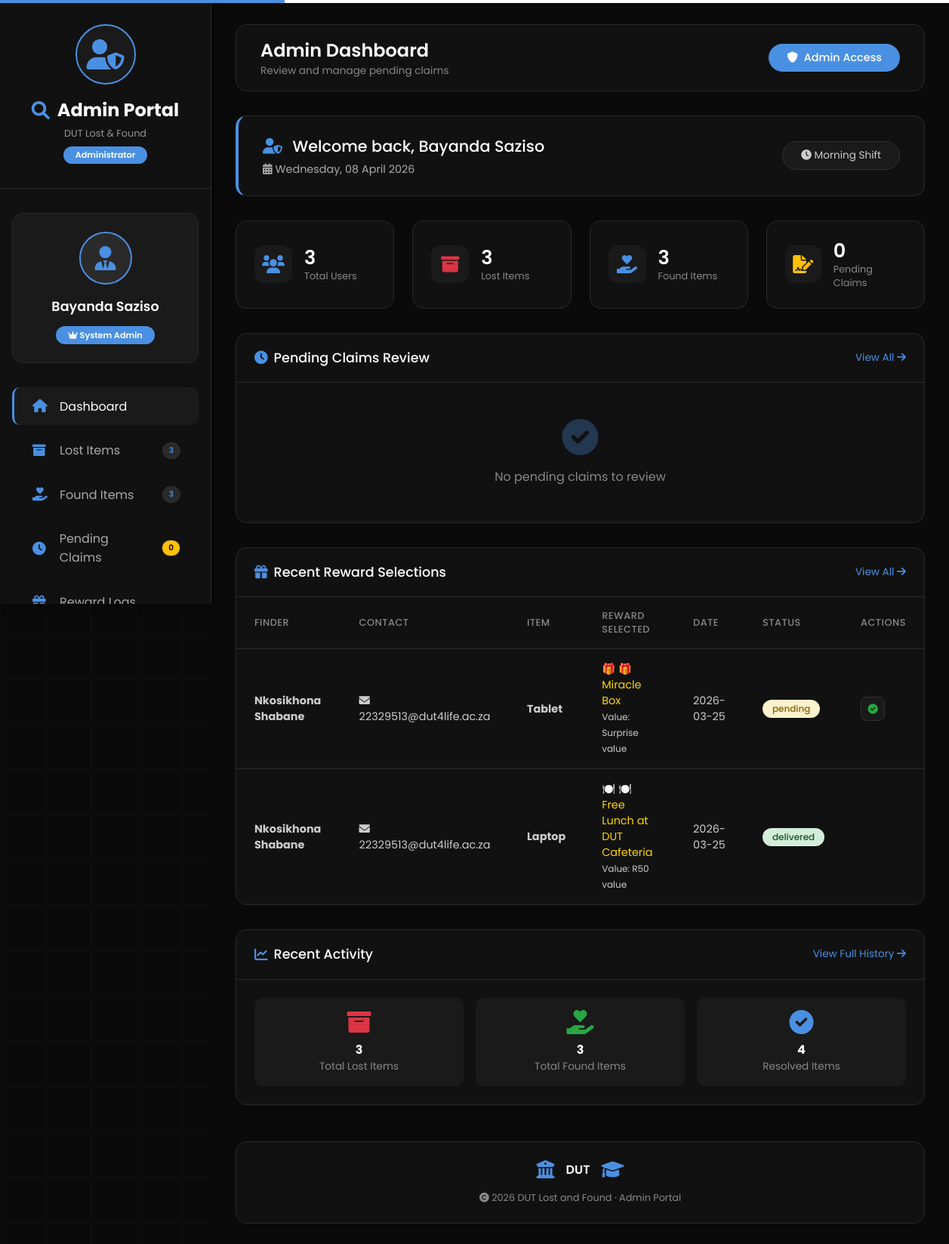
Screenshot of /admin/dashboard (signed in) with the database file from the repository.
### tables this page shows
CREATE TABLE admin_reward_log
                 (id INTEGER PRIMARY KEY AUTOINCREMENT,
                  claim_id INTEGER NOT NULL,
                  finder_id INTEGER NOT NULL,
                  finder_name TEXT NOT NULL,
                  item_name TEXT NOT NULL,
                  reward_type TEXT NOT NULL,
                  reward_value TEXT NOT NULL,
                  selected_at TIMESTAMP NOT NULL,
                  status TEXT DEFAULT 'pending',
                  delivered_at TIMESTAMP,
                  FOREIGN KEY (claim_id) REFERENCES claims(id),
                  FOREIGN KEY (finder_id) REFERENCES users(id));

CREATE TABLE users
                 (id INTEGER PRIMARY KEY AUTOINCREMENT,
                  student_number TEXT UNIQUE NOT NULL,
                  full_name TEXT NOT NULL,
                  email TEXT UNIQUE NOT NULL,
                  id_number TEXT UNIQUE NOT NULL,
                  phone TEXT,
                  password TEXT NOT NULL,
                  role TEXT DEFAULT 'user',
                  created_at TIMESTAMP DEFAULT CURRENT_TIMESTAMP);

### app.py (the view)
@app.route('/admin/dashboard')
def admin_dashboard():
    if 'user' not in session or session['user']['role'] != 'admin':
        flash("Access denied!", "danger")
        return redirect(url_for('login'))
    conn = get_db()
    now = datetime.now()
    total_users = conn.execute("SELECT COUNT(*) as count FROM users").fetchone()['count']
    total_lost = conn.execute("SELECT COUNT(*) as count FROM lost_items").fetchone()['count']
    total_found = conn.execute("SELECT COUNT(*) as count FROM found_items").fetchone()['count']
    pending_claims = conn.execute("SELECT COUNT(*) as count FROM claims WHERE status = 'pending'").fetchone()['count']
    resolved_count = conn.execute("SELECT COUNT(*) as count FROM item_history").fetchone()['count']
    recent_rewards = conn.execute('''
        SELECT rl.*, u.full_name as finder_name, u.email as finder_email
        FROM admin_reward_log rl
        JOIN users u ON rl.finder_id = u.id
        ORDER BY rl.selected_at DESC
        LIMIT 10
    ''').fetchall()
    recent_lost = conn.execute('''SELECT * FROM lost_items WHERE status = 'pending'
                                   ORDER BY created_at DESC LIMIT 5''').fetchall()
    recent_found = conn.execute('''SELECT * FROM found_items WHERE status = 'available'
                                    ORDER BY created_at DESC LIMIT 5''').fetchall()
    conn.close()
    return render_template('admin_dashboard.html',
                         user=session['user'],
                         total_users=total_users,
                         total_lost=total_lost,
                         total_found=total_found,
                         pending_claims=pending_claims,
                         resolved_count=resolved_count,
                         recent_rewards=[dict(r) for r in recent_rewards],
                         lost_items=[dict(l) for l in recent_lost],
                         found_items=[dict(f) for f in recent_found],
                         now=now)

### app.py (called while the page is built)
def get_db():
    conn = sqlite3.connect('lost_and_found.db')
    conn.row_factory = sqlite3.Row
    return conn

### templates/admin_dashboard.html (shortened to what this page needs)
<!DOCTYPE html>
<html lang="en">
<head>
    <link rel="stylesheet" href="https://cdnjs.cloudflare.com/ajax/libs/font-awesome/6.0.0-beta3/css/all.min.css">
</head>
<body>
    <div class="dashboard-container">
        <div class="sidebar">
            <div class="sidebar-header">
                <div class="admin-logo">
                    <i class="fas fa-user-shield"></i>
                </div>
                <h2>
                    <i class="fas fa-search"></i>
                    <span>Admin Portal</span>
                </h2>
                <p>DUT Lost & Found</p>
                <div class="admin-badge-sidebar">Administrator</div>
            </div>
            <div class="admin-info">
                <div class="admin-avatar">
                    <i class="fas fa-user-tie"></i>
                </div>
                <div class="name">{{ user.full_name }}</div>
                <div class="role-badge">
                    <i class="fas fa-crown"></i> System Admin
                </div>
            </div>
            <ul class="nav-menu">
                <li class="nav-item">
                    <a href="/admin/dashboard" class="nav-link active">
                        <i class="fas fa-home"></i>
                        <span>Dashboard</span>
                    </a>
                </li>
                <li class="nav-item">
                    <a href="/admin/lost-items" class="nav-link">
                        <i class="fas fa-archive"></i>
                        <span>Lost Items</span>
                        <span class="badge">{{ total_lost }}</span>
                    </a>
                </li>
                <li class="nav-item">
                    <a href="/admin/found-items" class="nav-link">
                        <i class="fas fa-hand-holding-heart"></i>
                        <span>Found Items</span>
                        <span class="badge">{{ total_found }}</span>
                    </a>
                </li>
                <li class="nav-item">
                    <a href="/admin/pending-claims" class="nav-link">
                        <i class="fas fa-clock"></i>
                        <span>Pending Claims</span>
                        <span class="badge badge-warning">{{ pending_claims }}</span>
                    </a>
                </li>
                <li class="nav-item">
                    <a href="/admin/reward-logs" class="nav-link">
                        <i class="fas fa-gift"></i>
                        <span>Reward Logs</span>
                    </a>
                </li>
            </ul>
        </div>
        <div class="main-content">
            <div class="top-bar">
                <div class="page-title">
                    <h1>Admin Dashboard</h1>
                    <p>Review and manage pending claims</p>
                </div>
                <div class="admin-badge">
                    <i class="fas fa-shield-alt"></i> Admin Access
                </div>
            </div>
            <div class="welcome-banner">
                <div>
                    <h2><i class="fas fa-user-shield"></i> Welcome back, {{ user.full_name }}</h2>
                    <p><i class="fas fa-calendar-alt"></i> {{ now.strftime('%A, %d %B %Y') }}</p>
                </div>
                <div class="date">
                    <i class="fas fa-clock"></i>
                    {% if now.hour < 12 %}Morning Shift
                    {% elif now.hour < 18 %}Afternoon Shift
                    {% else %}Evening Shift{% endif %}
                </div>
            </div>
            <div class="stats-grid">
                <div class="stat-card">
                    <div class="stat-icon users">
                        <i class="fas fa-users"></i>
                    </div>
                    <div class="stat-details">
                        <h3>{{ total_users }}</h3>
                        <p>Total Users</p>
                    </div>
                </div>
                <div class="stat-card">
                    <div class="stat-icon lost">
                        <i class="fas fa-archive"></i>
                    </div>
                    <div class="stat-details">
                        <h3>{{ total_lost }}</h3>
                        <p>Lost Items</p>
                    </div>
                </div>
                <div class="stat-card">
                    <div class="stat-icon found">
                        <i class="fas fa-hand-holding-heart"></i>
                    </div>
                    <div class="stat-details">
                        <h3>{{ total_found }}</h3>
                        <p>Found Items</p>
                    </div>
                </div>
                <div class="stat-card">
                    <div class="stat-icon claims">
                        <i class="fas fa-file-signature"></i>
                    </div>
                    <div class="stat-details">
                        <h3>{{ pending_claims }}</h3>
                        <p>Pending Claims</p>
                    </div>
                </div>
            </div>
            <div class="section-card">
                <div class="section-header">
                    <h3><i class="fas fa-clock"></i> Pending Claims Review</h3>
                    <a href="/admin/pending-claims" class="view-all">View All <i class="fas fa-arrow-right"></i></a>
                </div>
                {% if pending_claims > 0 %}
                <div class="table-responsive">
                    <table>
                        <thead>
                            <tr>
                                <th>ID</th>
                                <th>Item</th>
                                <th>Claimant</th>
                                <th>Date</th>
                                <th>Status</th>
                                <th>Actions</th>
                            </tr>
                        </thead>
                        <tbody>
                            <tr>
                                <td colspan="6" class="empty-state">
                                    <i class="fas fa-clock"></i>
                                    <p>Click "View All" to see pending claims</p>
                                </td>
                            </tr>
                        </tbody>
                    </table>
                </div>
                {% else %}
                <div class="empty-state" style="padding: 3rem; text-align: center;">
                    <i class="fas fa-check-circle"></i>
                    <p>No pending claims to review</p>
                </div>
                {% endif %}
            </div>
            <div class="section-card">
                <div class="section-header">
                    <h3><i class="fas fa-gift"></i> Recent Reward Selections</h3>
                    <a href="/admin/reward-logs" class="view-all">View All <i class="fas fa-arrow-right"></i></a>
                </div>
                <div class="table-responsive">
                    <table>
                        <thead>
                            <tr>
                                <th>Finder</th>
                                <th>Contact</th>
                                <th>Item</th>
                                <th>Reward Selected</th>
                                <th>Date</th>
                                <th>Status</th>
                                <th>Actions</th>
                            </tr>
                        </thead>
                        <tbody>
                            {% if recent_rewards %}
                                {% for reward in recent_rewards %}
                                <tr>
                                    <td>
                                        <strong>{{ reward.finder_name }}</strong>
                                    </td>
                                    <td>
                                        <i class="fas fa-envelope"></i> {{ reward.finder_email }}<br>
                                    </td>
                                    <td><strong>{{ reward.item_name }}</strong></td>
                                    <td>
                                        <span style="color: #ffd700;">
                                            {% if 'Free Lunch' in reward.reward_type %}
                                                🍽️ {{ reward.reward_type }}
                                            {% elif 'Cash' in reward.reward_type %}
                                                💰 {{ reward.reward_type }}
                                            {% else %}
                                                🎁 {{ reward.reward_type }}
                                            {% endif %}
                                        </span>
                                        <br>
                                        <small>Value: {{ reward.reward_value }}</small>
                                    </td>
                                    <td>{{ reward.selected_at[:10] }}</td>
                                    <td>
                                        <span class="status-badge {% if reward.status == 'pending' %}status-pending{% else %}status-delivered{% endif %}">
                                            {{ reward.status }}
                                        </span>
                                    </td>
                                    <td>
                                        {% if reward.status == 'pending' %}
                                        <form method="POST" action="/admin/mark-reward-delivered/{{ reward.id }}" style="display: inline;">
                                            <button type="submit" class="btn-icon" title="Mark as Delivered" onclick="return confirm('Mark this reward as delivered? The finder will be notified.')">
                                                <i class="fas fa-check-circle" style="color: #28a745;"></i>
                                            </button>
                                        </form>
                                        {% endif %}
                                    </td>
                                </tr>
                                {% endfor %}
                            {% endif %}
                        </tbody>
                    </table>
                </div>
            </div>
            <div class="section-card">
                <div class="section-header">
                    <h3><i class="fas fa-chart-line"></i> Recent Activity</h3>
                    <a href="/admin/history" class="view-all">View Full History <i class="fas fa-arrow-right"></i></a>
                </div>
                <div style="padding: 1.5rem; display: grid; grid-template-columns: repeat(3, 1fr); gap: 1rem;">
                    <div style="text-align: center; padding: 1rem; background: #1a1a1a; border-radius: 10px;">
                        <i class="fas fa-archive" style="color: #dc3545; font-size: 2rem; margin-bottom: 0.5rem;"></i>
                        <h4 style="color: #ffffff;">{{ total_lost }}</h4>
                        <p style="color: #888888; font-size: 0.85rem;">Total Lost Items</p>
                    </div>
                    <div style="text-align: center; padding: 1rem; background: #1a1a1a; border-radius: 10px;">
                        <i class="fas fa-hand-holding-heart" style="color: #28a745; font-size: 2rem; margin-bottom: 0.5rem;"></i>
                        <h4 style="color: #ffffff;">{{ total_found }}</h4>
                        <p style="color: #888888; font-size: 0.85rem;">Total Found Items</p>
                    </div>
                    <div style="text-align: center; padding: 1rem; background: #1a1a1a; border-radius: 10px;">
                        <i class="fas fa-check-circle" style="color: #4a90e2; font-size: 2rem; margin-bottom: 0.5rem;"></i>
                        <h4 style="color: #ffffff;">{{ resolved_count }}</h4>
                        <p style="color: #888888; font-size: 0.85rem;">Resolved Items</p>
                    </div>
                </div>
            </div>
            <div class="dut-footer">
                <div style="display: flex; align-items: center; justify-content: center; gap: 15px; margin-bottom: 1rem;">
                    <i class="fas fa-university" style="font-size: 1.5rem; color: #4a90e2;"></i>
                    <span style="font-weight: 600; font-size: 1rem; color: #ffffff;">DUT</span>
                    <i class="fas fa-graduation-cap" style="font-size: 1.5rem; color: #4a90e2;"></i>
                </div>
                <p><i class="fas fa-copyright"></i> 2026 DUT Lost and Found · Admin Portal</p>
            </div>
        </div>
    </div>
</body>
</html>

### rows the page displays
admin_reward_log: finder_name "Nkosikhona Shabane", finder_email "22329513@dut4life.ac.za", item_name "Tablet", reward_type "🎁 Miracle Box", reward_value "Surprise value", selected_at "2026-03-25", status "pending"
admin_reward_log: finder_name "Nkosikhona Shabane", finder_email "22329513@dut4life.ac.za", item_name "Laptop", reward_type "🍽️ Free Lunch at DUT Cafeteria", reward_value "R50 value", selected_at "2026-03-25", status "delivered"

### other values shown
{{ user.full_name }} "Bayanda Saziso"
{{ total_lost }} "3"
{{ total_found }} "3"
{{ pending_claims }} "0"
{{ total_users }} "3"
{{ resolved_count }} "4"
